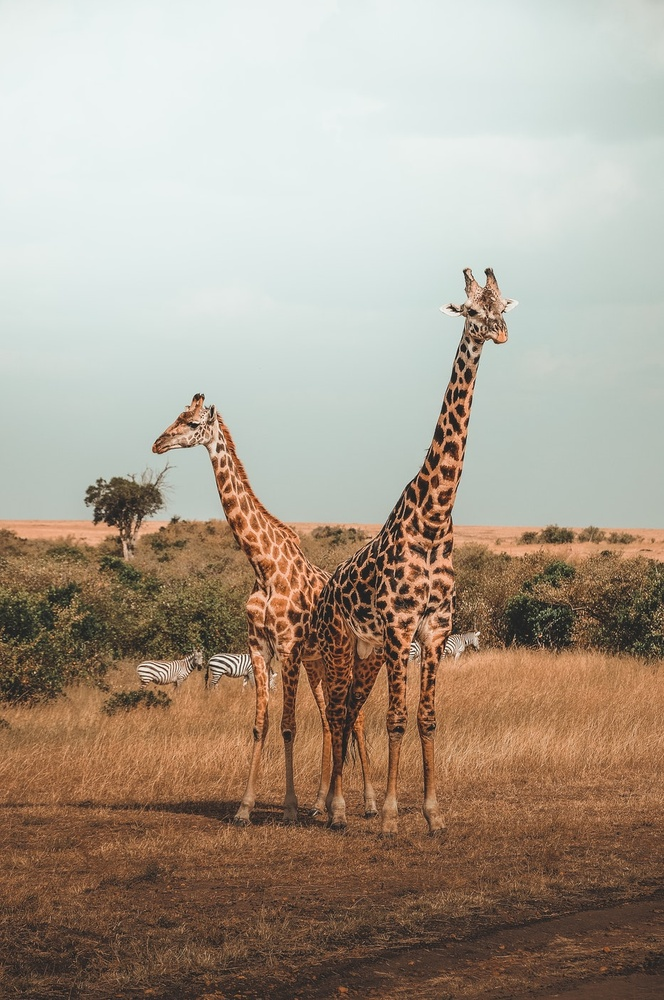
#> input picture dsmmc_day34_khoapd/Lab 2.1/DATA/giraffes.jpg, 664 x 1000 px, shrunk from 933 x 1405 before the run
$ jupyter execute '2.1.2 Xử lý ảnh.ipynb'
#> lines starting #> are read from the running program, lines starting #| are printed output that depends on the picture; after the words box and inside, x2 and y2 are one past the last pixel; in counts of white or black regions, pixels touching at a corner belong together
# Image Processing Assessment

Hãy hoàn thành các task in đậm bên dưới.

**Dưới đây là một số code hữu ích:**

[cell 1]
import cv2
import matplotlib.pyplot as plt
import numpy as np
# %matplotlib inline

[cell 2]
def display_img(img, cmap = None):
	fig = plt.figure(figsize = (12, 10))
	ax = fig.add_subplot(111)
	ax.imshow(img, cmap)

**TASK: Mở và hiển thị ảnh giaraffes.jpg nằm trong folder DATA.**

[cell 3]
path_image_giaraffes = "../DATA/giraffes.jpg"

[cell 4]
image_giaraffes = cv2.imread(path_image_giaraffes)
#> image_giaraffes is the input picture: shape (1000, 664, 3); mean B, G, R 141.5, 156.7, 170
image_giaraffes_rgb = cv2.cvtColor(image_giaraffes, cv2.COLOR_BGR2RGB)
plt.imshow(image_giaraffes_rgb)

**TASK: Áp dụng ngưỡng nhị phân vào ảnh.**

[cell 5]
image_gray = cv2.imread(path_image_giaraffes, cv2.IMREAD_GRAYSCALE)
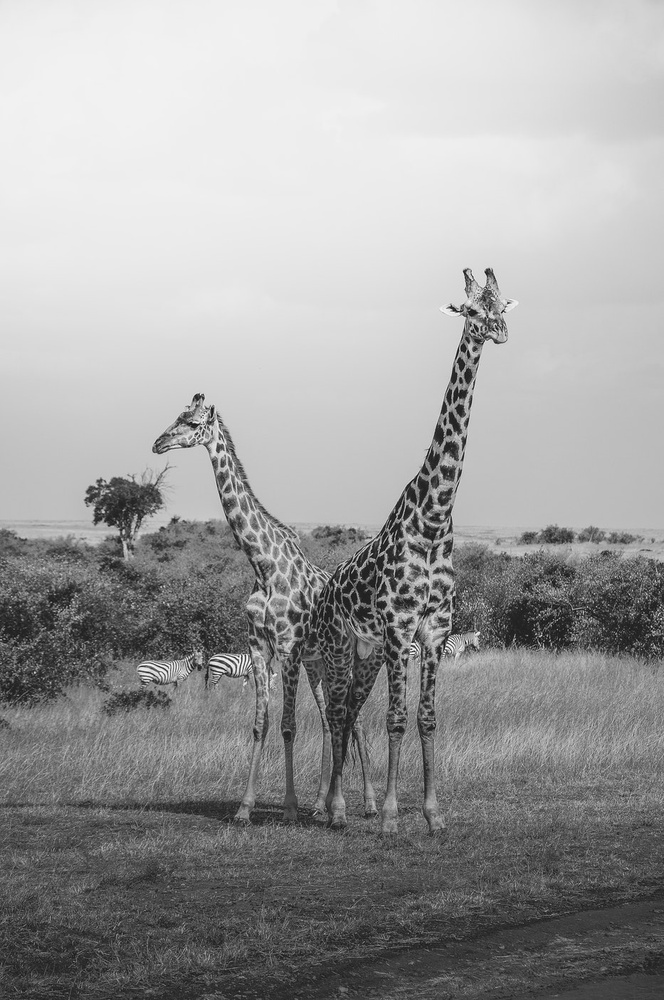
#> image_gray: shape (1000, 664); min 5, max 255, mean 158.9

[cell 6]
threshold_value = 127  # Giá trị ngưỡng (thay đổi nếu cần)
_, binary_image = cv2.threshold(image_gray, threshold_value, 255, cv2.THRESH_BINARY)
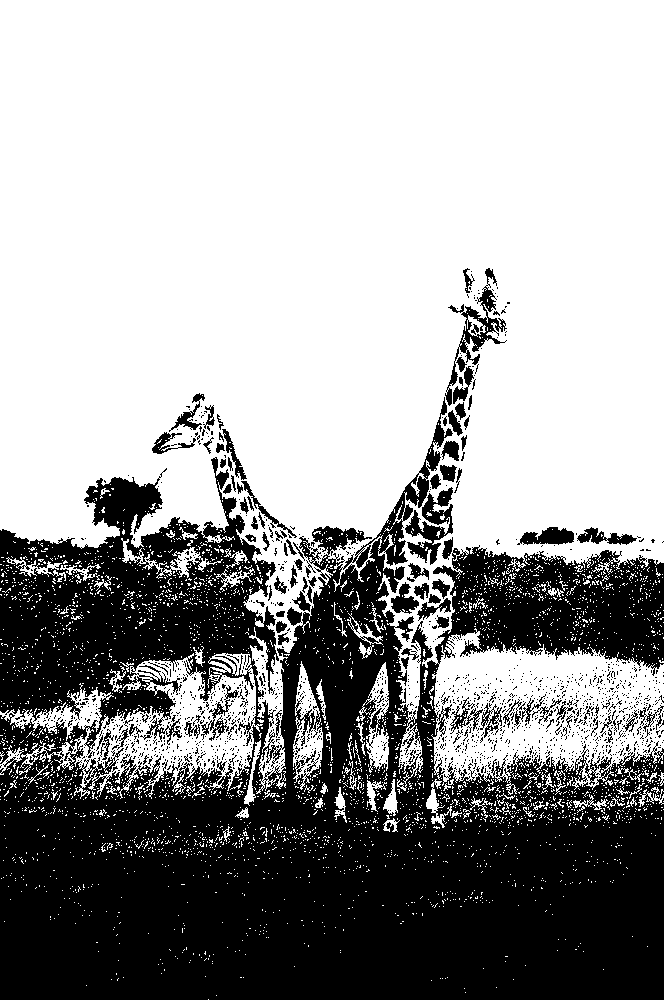
#> binary_image: shape (1000, 664); 62.5% white; 1624 black regions (1515 under 20 px), largest, box (x1, y1, x2, y2) and area: (0, 397, 664, 1000) 231155, (405, 487, 453, 565) 1573, (445, 268, 507, 406) 1519

plt.imshow(binary_image, cmap = "gray")

**TASK: Mở file giaraffes.jpg từ folder DATA, chuyển không gian màu của nó thành HSV và hiển thị ảnh.**

[cell 7]
# Chuyển đổi sang không gian màu HSV
hsv_image = cv2.cvtColor(image_giaraffes, cv2.COLOR_BGR2HSV)
#> hsv_image: shape (1000, 664, 3); mean H, S, V 45.8, 68.1, 174.8
plt.imshow(hsv_image)

**TASK: Tạo low pass filter với 4x4 kernel chứa các giá trị 1/10 (0.01) rồi sử dụng 2-D Convolution để làm mờ ảnh hươu (hiển thị ở RGB chuẩn).**

[cell 8]
kernel = np.ones((4, 4), dtype = np.float32) * 1e-1
filtered_image = cv2.filter2D(image_giaraffes_rgb, -1, kernel)
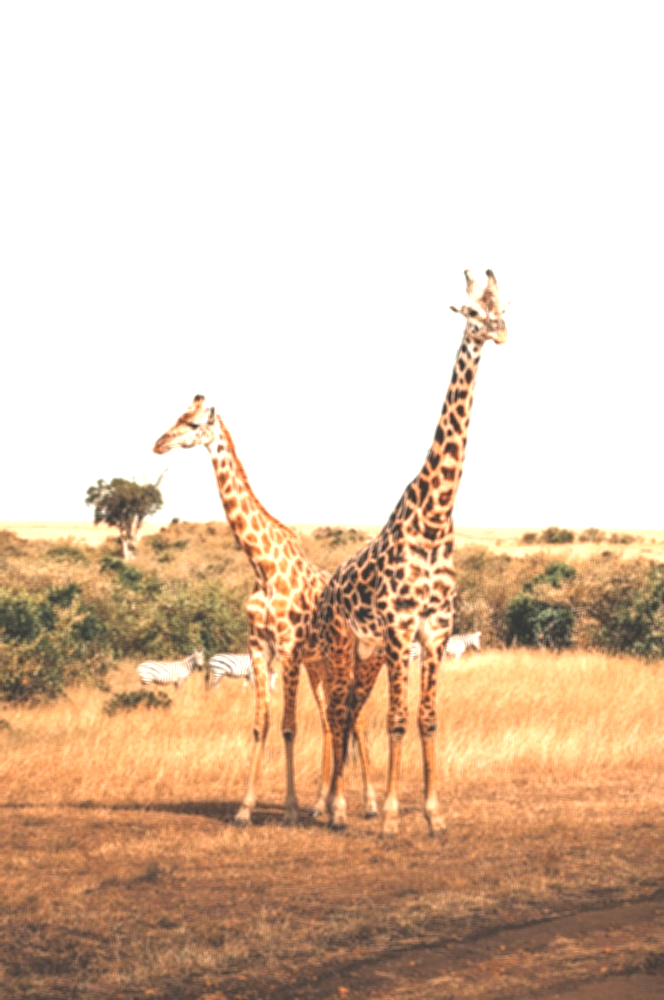
#> filtered_image: shape (1000, 664, 3); mean R, G, B 223.8, 200.3, 179.2
plt.imshow(filtered_image)

**TASK: Tạo Horizontal Sobel Filter (sobelx từ bài giảng) với kích thước kernel là 5 cho bản grayscale của ảnh hươu rồi hiển thị phiên bản hình ảnh đã lọc gradient.**

[cell 9]
sobelx_kernel = np.array([
	[-1, -2, 0, 2, 1],
	[-4, -8, 0, 8, 4],
	[-6, -12, 0, 12, 6],
	[-4, -8, 0, 8, 4],
	[-1, -2, 0, 2, 1]
], dtype = np.float32)

sobelx_filtered = cv2.filter2D(image_gray, -1, sobelx_kernel)
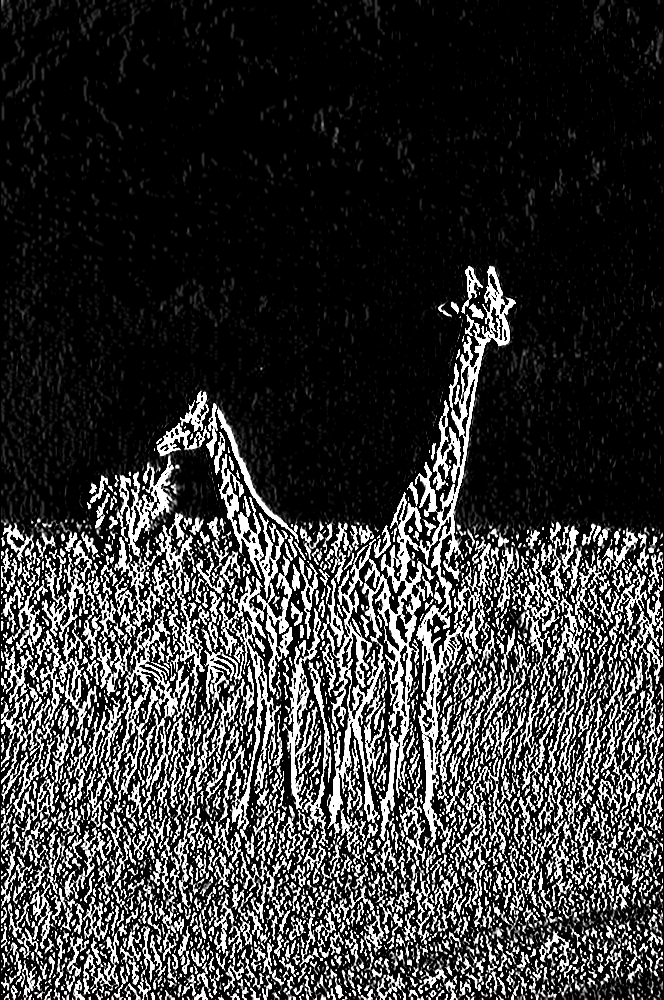
#> sobelx_filtered: shape (1000, 664); min 0, max 255, mean 55.4
plt.imshow(sobelx_filtered, cmap = 'gray')

**TASK: Vẽ histogram màu cho kênh RED, BLUE và GREEn của ảnh hươu. Đặc biệt chú ý tới thứ tự các kênh.**

[cell 10]
# Chuyển đổi thứ tự từ BGR sang RGB để xử lý đúng kênh
image_rgb = cv2.cvtColor(image_giaraffes, cv2.COLOR_BGR2RGB)

# Tách từng kênh màu
red_channel = image_rgb[:, :, 0]
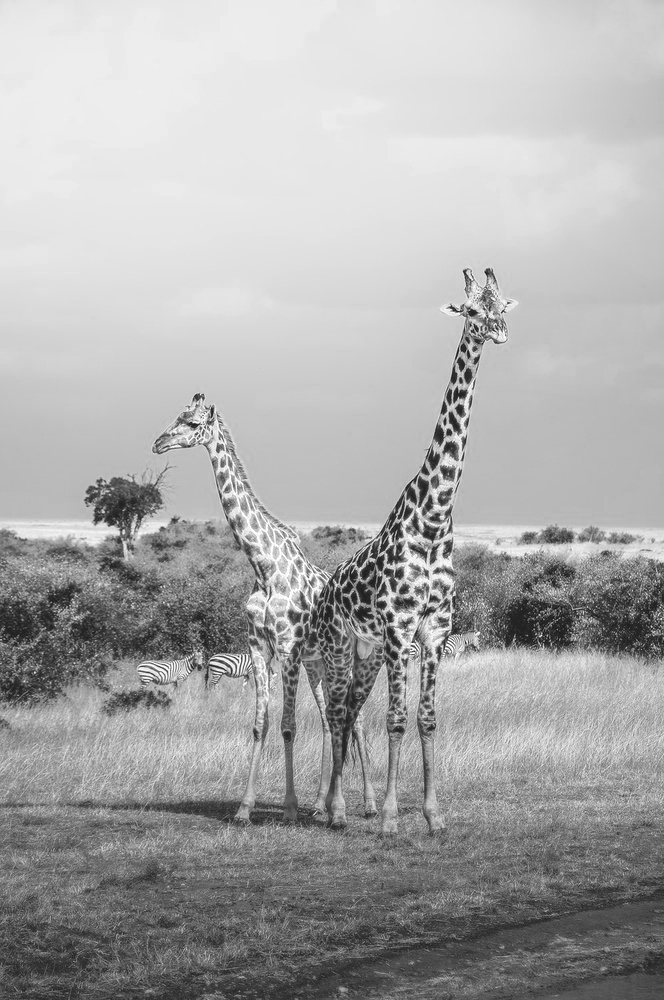
#> red_channel: shape (1000, 664); min 17, max 255, mean 170
green_channel = image_rgb[:, :, 1]
blue_channel = image_rgb[:, :, 2]
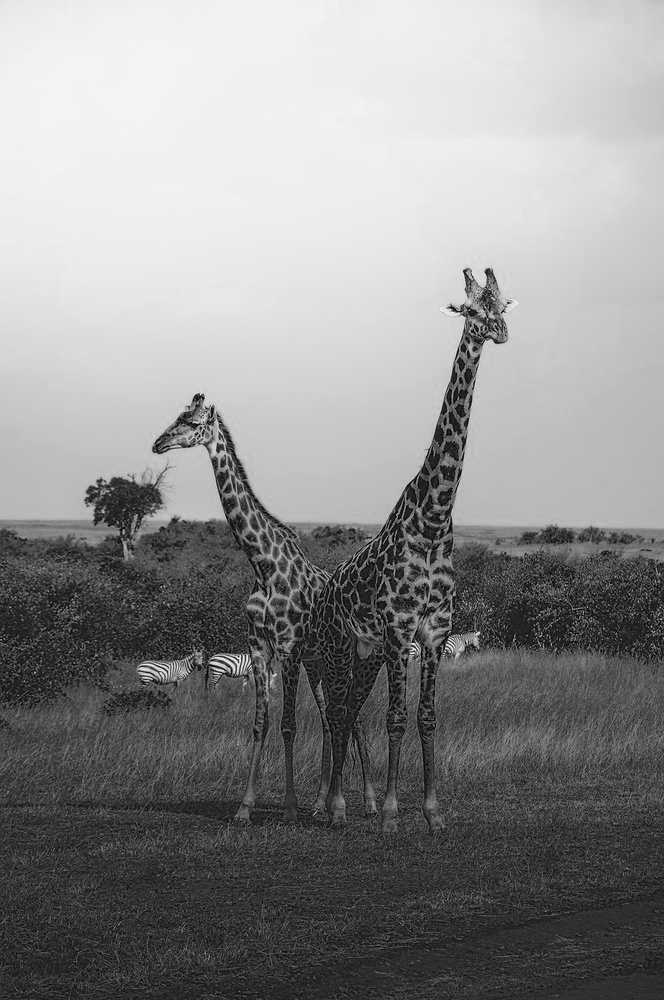
#> blue_channel: shape (1000, 664); min 0, max 245, mean 141.5

# Tính histogram cho từng kênh
hist_red = cv2.calcHist([red_channel], [0], None, [256], [0, 256])
#> hist_red = 256 values, max 17962 at index 232, min 0 at index 0, mean 2593.8
hist_green = cv2.calcHist([green_channel], [0], None, [256], [0, 256])
#> hist_green = 256 values, max 23741 at index 241, min 0 at index 1, mean 2593.8
hist_blue = cv2.calcHist([blue_channel], [0], None, [256], [0, 256])
#> hist_blue = 256 values, max 18275 at index 240, min 0 at index 246, mean 2593.8

# Vẽ histogram
plt.figure(figsize = (10, 5))

# Histogram của kênh RED
plt.plot(hist_red, color = 'red', label = 'Red Channel')

# Histogram của kênh GREEN
plt.plot(hist_green, color = 'green', label = 'Green Channel')

# Histogram của kênh BLUE
plt.plot(hist_blue, color = 'blue', label = 'Blue Channel')

# Thêm tiêu đề và chú thích
plt.title("Color Histogram for RGB Channels")
plt.xlabel("Pixel Intensity")
plt.ylabel("Frequency")
plt.legend()

# Hiển thị biểu đồ
plt.grid()
plt.show()
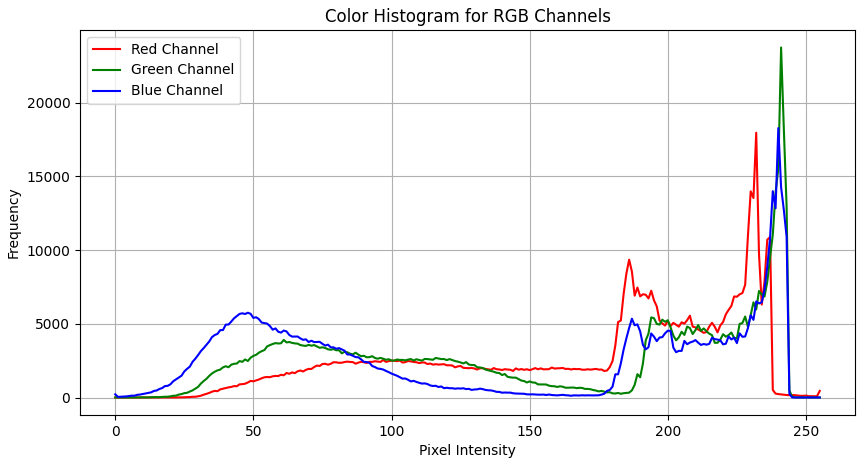
#> figure drawn by matplotlib, 1 panel; curve peaks at x = 232, y = 17962; curve peaks at x = 241, y = 23741; curve peaks at x = 240, y = 18275

$ run again, with dsmmc_day34_khoapd/Lab 2.1/DATA/dog_backpack.jpg copied over dsmmc_day34_khoapd/Lab 2.1/DATA/giraffes.jpg
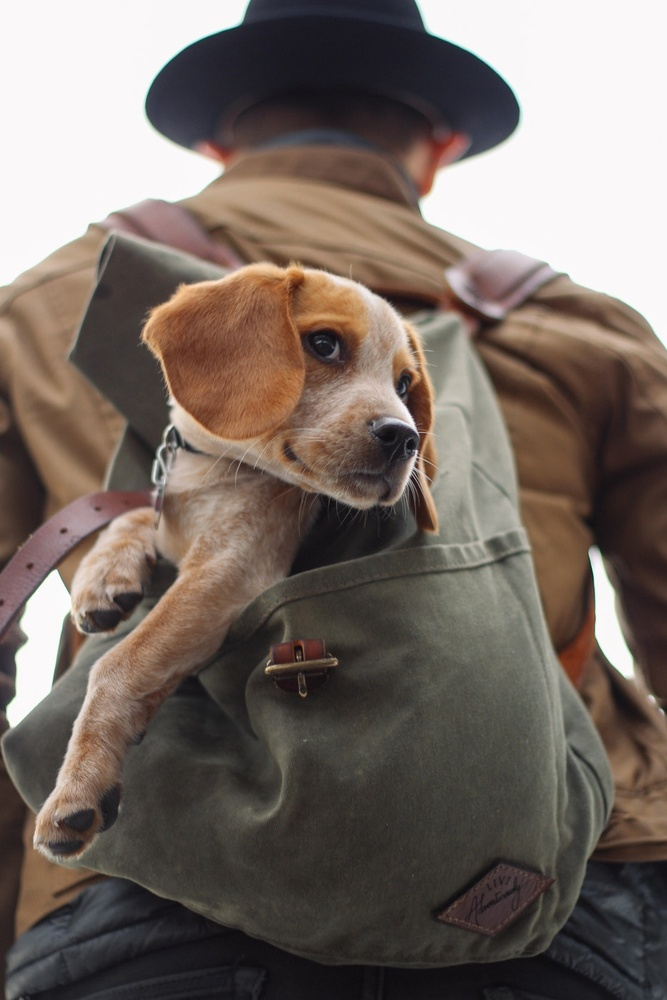
#> input picture dsmmc_day34_khoapd/Lab 2.1/DATA/dog_backpack.jpg, 667 x 1000 px, shrunk from 934 x 1401 before the run
#> image_giaraffes is the input picture: shape (1000, 667, 3); mean B, G, R 99.5, 106.7, 118
#> `_, binary_image = cv2.threshold(image_gray, threshold_value, 255, cv2...`:
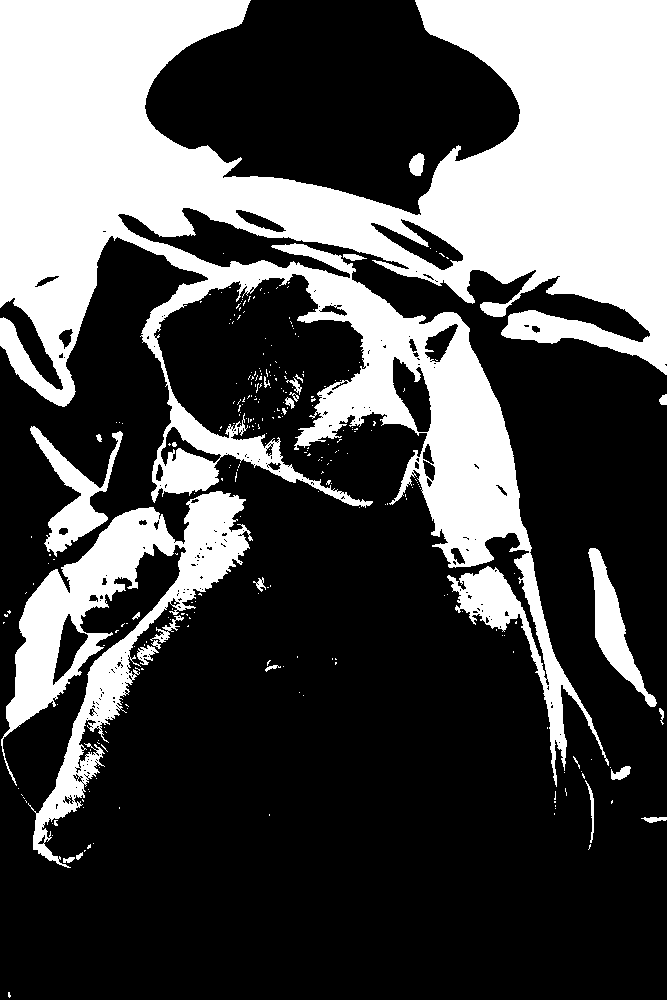
#> binary_image: shape (1000, 667); 31.9% white; 286 white regions (258 under 20 px), largest, box (x1, y1, x2, y2) and area: (0, 0, 667, 787) 178800, (1, 491, 253, 868) 24681, (30, 426, 123, 557) 3474
#> hsv_image: shape (1000, 667, 3); mean H, S, V 59.9, 51.8, 119.2
#> hist_red = 256 values, max 79902 at index 250, min 0 at index 0, mean 2605.5
#> hist_green = 256 values, max 80485 at index 248, min 0 at index 0, mean 2605.5
#> hist_blue = 256 values, max 79677 at index 249, min 1 at index 8, mean 2605.5
#> `plt.show()`:
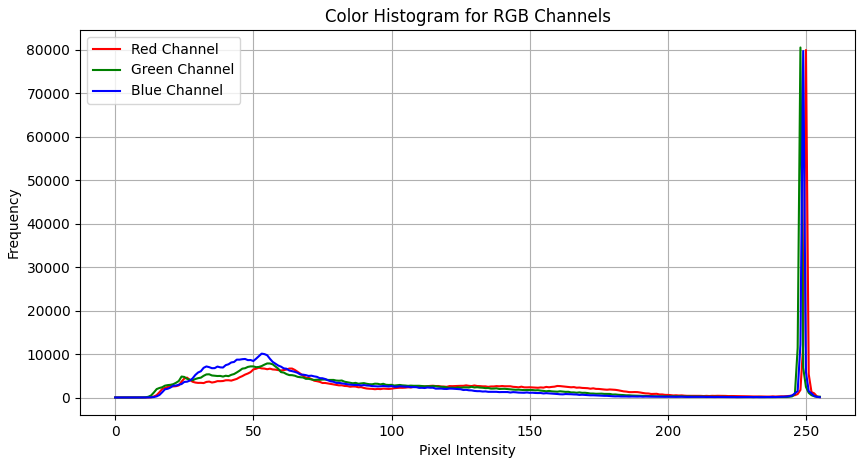
#> figure drawn by matplotlib, 1 panel; curve peaks at x = 250, y = 79902; curve peaks at x = 248, y = 80485; curve peaks at x = 249, y = 79677
